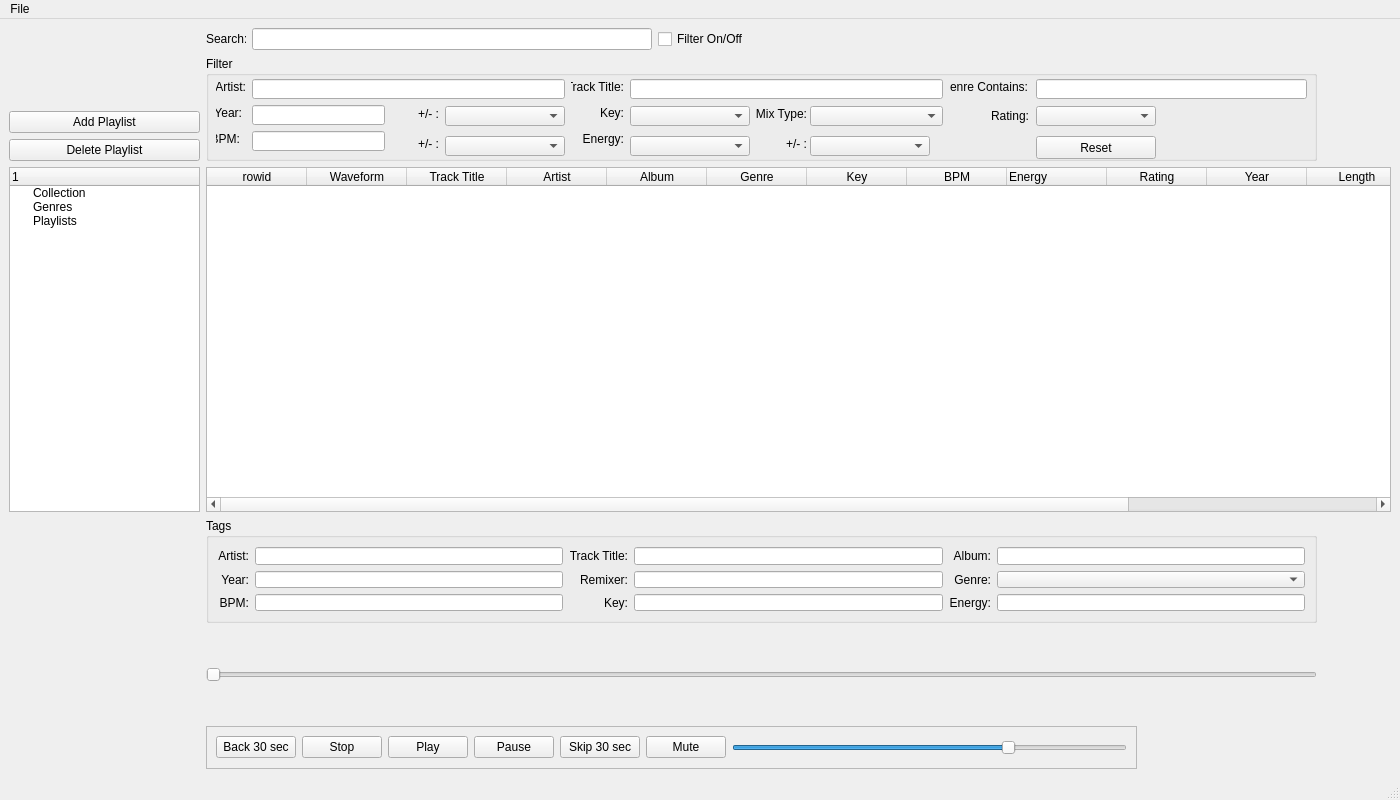
<?xml version="1.0" encoding="UTF-8"?>
<ui version="4.0">
 <class>MainWindow</class>
 <widget class="QMainWindow" name="MainWindow">
  <property name="geometry">
   <rect>
    <x>0</x>
    <y>0</y>
    <width>1400</width>
    <height>800</height>
   </rect>
  </property>
  <property name="sizePolicy">
   <sizepolicy hsizetype="MinimumExpanding" vsizetype="MinimumExpanding">
    <horstretch>0</horstretch>
    <verstretch>0</verstretch>
   </sizepolicy>
  </property>
  <property name="windowTitle">
   <string>AudioPlayerVer1.0</string>
  </property>
  <widget class="QWidget" name="centralwidget">
   <layout class="QGridLayout" name="gridLayout_2">
    <item row="6" column="0" rowspan="2">
     <widget class="QLabel" name="albumArtLabel">
      <property name="text">
       <string/>
      </property>
     </widget>
    </item>
    <item row="0" column="2">
     <widget class="QLineEdit" name="searchInput">
      <property name="minimumSize">
       <size>
        <width>400</width>
        <height>0</height>
       </size>
      </property>
      <property name="maximumSize">
       <size>
        <width>400</width>
        <height>16777215</height>
       </size>
      </property>
     </widget>
    </item>
    <item row="7" column="1" colspan="3">
     <widget class="QSlider" name="trackPositionSlider">
      <property name="minimumSize">
       <size>
        <width>1111</width>
        <height>91</height>
       </size>
      </property>
      <property name="maximumSize">
       <size>
        <width>1111</width>
        <height>91</height>
       </size>
      </property>
      <property name="autoFillBackground">
       <bool>false</bool>
      </property>
      <property name="maximum">
       <number>1000</number>
      </property>
      <property name="singleStep">
       <number>1</number>
      </property>
      <property name="pageStep">
       <number>2</number>
      </property>
      <property name="orientation">
       <enum>Qt::Horizontal</enum>
      </property>
     </widget>
    </item>
    <item row="0" column="3">
     <widget class="QCheckBox" name="filterOn">
      <property name="text">
       <string>Filter On/Off</string>
      </property>
     </widget>
    </item>
    <item row="0" column="1">
     <widget class="QLabel" name="searchLabel">
      <property name="minimumSize">
       <size>
        <width>0</width>
        <height>0</height>
       </size>
      </property>
      <property name="maximumSize">
       <size>
        <width>40</width>
        <height>20</height>
       </size>
      </property>
      <property name="text">
       <string>Search:</string>
      </property>
      <property name="alignment">
       <set>Qt::AlignLeading|Qt::AlignLeft|Qt::AlignVCenter</set>
      </property>
     </widget>
    </item>
    <item row="5" column="0">
     <widget class="QTreeWidget" name="treeWidget">
      <property name="sizePolicy">
       <sizepolicy hsizetype="Fixed" vsizetype="Expanding">
        <horstretch>0</horstretch>
        <verstretch>0</verstretch>
       </sizepolicy>
      </property>
      <property name="minimumSize">
       <size>
        <width>191</width>
        <height>0</height>
       </size>
      </property>
      <property name="maximumSize">
       <size>
        <width>191</width>
        <height>16777215</height>
       </size>
      </property>
      <column>
       <property name="text">
        <string/>
       </property>
      </column>
      <item>
       <property name="text">
        <string>Collection</string>
       </property>
      </item>
      <item>
       <property name="text">
        <string>Genres</string>
       </property>
      </item>
      <item>
       <property name="text">
        <string>Playlists</string>
       </property>
      </item>
     </widget>
    </item>
    <item row="5" column="1" colspan="3">
     <widget class="QTableWidget" name="collectionTable">
      <property name="sizePolicy">
       <sizepolicy hsizetype="MinimumExpanding" vsizetype="MinimumExpanding">
        <horstretch>0</horstretch>
        <verstretch>0</verstretch>
       </sizepolicy>
      </property>
      <property name="sizeIncrement">
       <size>
        <width>0</width>
        <height>0</height>
       </size>
      </property>
      <property name="editTriggers">
       <set>QAbstractItemView::AnyKeyPressed|QAbstractItemView::EditKeyPressed|QAbstractItemView::SelectedClicked</set>
      </property>
      <property name="dragEnabled">
       <bool>false</bool>
      </property>
      <property name="dragDropOverwriteMode">
       <bool>false</bool>
      </property>
      <property name="dragDropMode">
       <enum>QAbstractItemView::NoDragDrop</enum>
      </property>
      <property name="sortingEnabled">
       <bool>true</bool>
      </property>
      <column>
       <property name="text">
        <string>rowid</string>
       </property>
      </column>
      <column>
       <property name="text">
        <string>Waveform</string>
       </property>
      </column>
      <column>
       <property name="text">
        <string>Track Title</string>
       </property>
      </column>
      <column>
       <property name="text">
        <string>Artist</string>
       </property>
      </column>
      <column>
       <property name="text">
        <string>Album</string>
       </property>
      </column>
      <column>
       <property name="text">
        <string>Genre</string>
       </property>
      </column>
      <column>
       <property name="text">
        <string>Key</string>
       </property>
       <property name="textAlignment">
        <set>AlignCenter</set>
       </property>
      </column>
      <column>
       <property name="text">
        <string>BPM</string>
       </property>
       <property name="textAlignment">
        <set>AlignCenter</set>
       </property>
      </column>
      <column>
       <property name="text">
        <string>Energy</string>
       </property>
       <property name="textAlignment">
        <set>AlignLeading|AlignVCenter</set>
       </property>
      </column>
      <column>
       <property name="text">
        <string>Rating</string>
       </property>
       <property name="textAlignment">
        <set>AlignCenter</set>
       </property>
      </column>
      <column>
       <property name="text">
        <string>Year</string>
       </property>
       <property name="textAlignment">
        <set>AlignCenter</set>
       </property>
      </column>
      <column>
       <property name="text">
        <string>Length</string>
       </property>
       <property name="textAlignment">
        <set>AlignCenter</set>
       </property>
      </column>
      <column>
       <property name="text">
        <string>Location</string>
       </property>
      </column>
      <column>
       <property name="text">
        <string>Playlists in</string>
       </property>
      </column>
     </widget>
    </item>
    <item row="9" column="1" colspan="3">
     <widget class="QFrame" name="audioControlsFrame">
      <property name="minimumSize">
       <size>
        <width>931</width>
        <height>43</height>
       </size>
      </property>
      <property name="maximumSize">
       <size>
        <width>931</width>
        <height>43</height>
       </size>
      </property>
      <property name="frameShape">
       <enum>QFrame::StyledPanel</enum>
      </property>
      <property name="frameShadow">
       <enum>QFrame::Raised</enum>
      </property>
      <layout class="QHBoxLayout" name="horizontalLayout">
       <item>
        <widget class="QPushButton" name="backButton">
         <property name="text">
          <string>Back 30 sec</string>
         </property>
        </widget>
       </item>
       <item>
        <widget class="QPushButton" name="stopButton">
         <property name="text">
          <string>Stop</string>
         </property>
        </widget>
       </item>
       <item>
        <widget class="QPushButton" name="playButton">
         <property name="text">
          <string>Play</string>
         </property>
        </widget>
       </item>
       <item>
        <widget class="QPushButton" name="pauseButton">
         <property name="text">
          <string>Pause</string>
         </property>
         <property name="checkable">
          <bool>true</bool>
         </property>
        </widget>
       </item>
       <item>
        <widget class="QPushButton" name="skipButton">
         <property name="text">
          <string>Skip 30 sec</string>
         </property>
        </widget>
       </item>
       <item>
        <widget class="QPushButton" name="muteButton">
         <property name="text">
          <string>Mute</string>
         </property>
         <property name="checkable">
          <bool>true</bool>
         </property>
        </widget>
       </item>
       <item>
        <widget class="QSlider" name="volumeSlider">
         <property name="value">
          <number>70</number>
         </property>
         <property name="orientation">
          <enum>Qt::Horizontal</enum>
         </property>
        </widget>
       </item>
      </layout>
     </widget>
    </item>
    <item row="1" column="1" rowspan="4" colspan="3">
     <widget class="QGroupBox" name="filterBox">
      <property name="minimumSize">
       <size>
        <width>1111</width>
        <height>105</height>
       </size>
      </property>
      <property name="maximumSize">
       <size>
        <width>1111</width>
        <height>105</height>
       </size>
      </property>
      <property name="title">
       <string>Filter</string>
      </property>
      <widget class="QLabel" name="artistLabelFilter">
       <property name="geometry">
        <rect>
         <x>10</x>
         <y>23</y>
         <width>30</width>
         <height>16</height>
        </rect>
       </property>
       <property name="text">
        <string>Artist:</string>
       </property>
       <property name="alignment">
        <set>Qt::AlignRight|Qt::AlignTrailing|Qt::AlignVCenter</set>
       </property>
      </widget>
      <widget class="QLineEdit" name="artistInputFilter">
       <property name="geometry">
        <rect>
         <x>46</x>
         <y>23</y>
         <width>313</width>
         <height>20</height>
        </rect>
       </property>
      </widget>
      <widget class="QLabel" name="trackLabelFilter">
       <property name="geometry">
        <rect>
         <x>365</x>
         <y>23</y>
         <width>53</width>
         <height>16</height>
        </rect>
       </property>
       <property name="text">
        <string>Track Title:</string>
       </property>
       <property name="alignment">
        <set>Qt::AlignRight|Qt::AlignTrailing|Qt::AlignVCenter</set>
       </property>
      </widget>
      <widget class="QLineEdit" name="genreInputFilter">
       <property name="geometry">
        <rect>
         <x>830</x>
         <y>23</y>
         <width>271</width>
         <height>20</height>
        </rect>
       </property>
      </widget>
      <widget class="QLabel" name="genreLabelFilter">
       <property name="geometry">
        <rect>
         <x>744</x>
         <y>23</y>
         <width>78</width>
         <height>16</height>
        </rect>
       </property>
       <property name="text">
        <string>Genre Contains:</string>
       </property>
       <property name="alignment">
        <set>Qt::AlignRight|Qt::AlignTrailing|Qt::AlignVCenter</set>
       </property>
      </widget>
      <widget class="QLineEdit" name="albumNameInputFilter">
       <property name="geometry">
        <rect>
         <x>424</x>
         <y>23</y>
         <width>313</width>
         <height>20</height>
        </rect>
       </property>
      </widget>
      <widget class="QLabel" name="yearLabelFilter">
       <property name="geometry">
        <rect>
         <x>10</x>
         <y>49</y>
         <width>26</width>
         <height>16</height>
        </rect>
       </property>
       <property name="text">
        <string>Year:</string>
       </property>
       <property name="alignment">
        <set>Qt::AlignRight|Qt::AlignTrailing|Qt::AlignVCenter</set>
       </property>
      </widget>
      <widget class="QLineEdit" name="yearInputFilter">
       <property name="geometry">
        <rect>
         <x>46</x>
         <y>49</y>
         <width>133</width>
         <height>20</height>
        </rect>
       </property>
       <property name="sizePolicy">
        <sizepolicy hsizetype="Fixed" vsizetype="Fixed">
         <horstretch>0</horstretch>
         <verstretch>0</verstretch>
        </sizepolicy>
       </property>
      </widget>
      <widget class="QLabel" name="keyLabelFilter">
       <property name="geometry">
        <rect>
         <x>365</x>
         <y>49</y>
         <width>53</width>
         <height>16</height>
        </rect>
       </property>
       <property name="text">
        <string>Key:</string>
       </property>
       <property name="alignment">
        <set>Qt::AlignRight|Qt::AlignTrailing|Qt::AlignVCenter</set>
       </property>
      </widget>
      <widget class="QComboBox" name="keyComboFilter">
       <property name="geometry">
        <rect>
         <x>424</x>
         <y>50</y>
         <width>120</width>
         <height>20</height>
        </rect>
       </property>
      </widget>
      <widget class="QLabel" name="bpmLabelFilter">
       <property name="geometry">
        <rect>
         <x>10</x>
         <y>75</y>
         <width>24</width>
         <height>16</height>
        </rect>
       </property>
       <property name="text">
        <string>BPM:</string>
       </property>
       <property name="alignment">
        <set>Qt::AlignRight|Qt::AlignTrailing|Qt::AlignVCenter</set>
       </property>
      </widget>
      <widget class="QLineEdit" name="bpmInputFilter">
       <property name="geometry">
        <rect>
         <x>46</x>
         <y>75</y>
         <width>133</width>
         <height>20</height>
        </rect>
       </property>
       <property name="sizePolicy">
        <sizepolicy hsizetype="Fixed" vsizetype="Fixed">
         <horstretch>0</horstretch>
         <verstretch>0</verstretch>
        </sizepolicy>
       </property>
      </widget>
      <widget class="QLabel" name="energyLabelFilter">
       <property name="geometry">
        <rect>
         <x>365</x>
         <y>75</y>
         <width>53</width>
         <height>16</height>
        </rect>
       </property>
       <property name="text">
        <string>Energy:</string>
       </property>
       <property name="alignment">
        <set>Qt::AlignRight|Qt::AlignTrailing|Qt::AlignVCenter</set>
       </property>
      </widget>
      <widget class="QComboBox" name="ratingPlusMinusComboFilter">
       <property name="geometry">
        <rect>
         <x>830</x>
         <y>50</y>
         <width>120</width>
         <height>20</height>
        </rect>
       </property>
      </widget>
      <widget class="QLabel" name="mixTypeLabelFilter">
       <property name="geometry">
        <rect>
         <x>530</x>
         <y>50</y>
         <width>71</width>
         <height>16</height>
        </rect>
       </property>
       <property name="text">
        <string>Mix Type:</string>
       </property>
       <property name="alignment">
        <set>Qt::AlignRight|Qt::AlignTrailing|Qt::AlignVCenter</set>
       </property>
      </widget>
      <widget class="QComboBox" name="mixTypeComboFilter">
       <property name="geometry">
        <rect>
         <x>604</x>
         <y>50</y>
         <width>133</width>
         <height>20</height>
        </rect>
       </property>
      </widget>
      <widget class="QLabel" name="plusMinusLabelFilterYear">
       <property name="geometry">
        <rect>
         <x>200</x>
         <y>50</y>
         <width>33</width>
         <height>16</height>
        </rect>
       </property>
       <property name="text">
        <string>+/- :</string>
       </property>
       <property name="alignment">
        <set>Qt::AlignRight|Qt::AlignTrailing|Qt::AlignVCenter</set>
       </property>
      </widget>
      <widget class="QComboBox" name="yearPlusMinusComboFilter">
       <property name="geometry">
        <rect>
         <x>239</x>
         <y>50</y>
         <width>120</width>
         <height>20</height>
        </rect>
       </property>
      </widget>
      <widget class="QLabel" name="bpmPlusMinusComboFilter">
       <property name="geometry">
        <rect>
         <x>200</x>
         <y>80</y>
         <width>33</width>
         <height>16</height>
        </rect>
       </property>
       <property name="text">
        <string>+/- :</string>
       </property>
       <property name="alignment">
        <set>Qt::AlignRight|Qt::AlignTrailing|Qt::AlignVCenter</set>
       </property>
      </widget>
      <widget class="QComboBox" name="bpmPlusMinusComboFilter_2">
       <property name="geometry">
        <rect>
         <x>239</x>
         <y>80</y>
         <width>120</width>
         <height>20</height>
        </rect>
       </property>
      </widget>
      <widget class="QComboBox" name="energyComboFilter">
       <property name="geometry">
        <rect>
         <x>424</x>
         <y>80</y>
         <width>120</width>
         <height>20</height>
        </rect>
       </property>
      </widget>
      <widget class="QLabel" name="plusMinusLabelFiltertEnergy">
       <property name="geometry">
        <rect>
         <x>530</x>
         <y>80</y>
         <width>71</width>
         <height>16</height>
        </rect>
       </property>
       <property name="text">
        <string>+/- :</string>
       </property>
       <property name="alignment">
        <set>Qt::AlignRight|Qt::AlignTrailing|Qt::AlignVCenter</set>
       </property>
      </widget>
      <widget class="QComboBox" name="energyPlusMinusComboFilter">
       <property name="geometry">
        <rect>
         <x>604</x>
         <y>80</y>
         <width>120</width>
         <height>20</height>
        </rect>
       </property>
      </widget>
      <widget class="QLabel" name="ratingLabelFilter">
       <property name="geometry">
        <rect>
         <x>752</x>
         <y>50</y>
         <width>71</width>
         <height>20</height>
        </rect>
       </property>
       <property name="text">
        <string>Rating:</string>
       </property>
       <property name="alignment">
        <set>Qt::AlignRight|Qt::AlignTrailing|Qt::AlignVCenter</set>
       </property>
      </widget>
      <widget class="QPushButton" name="resetButton">
       <property name="geometry">
        <rect>
         <x>830</x>
         <y>80</y>
         <width>120</width>
         <height>23</height>
        </rect>
       </property>
       <property name="text">
        <string>Reset</string>
       </property>
      </widget>
     </widget>
    </item>
    <item row="6" column="1" colspan="3">
     <widget class="QGroupBox" name="id3TagBox">
      <property name="minimumSize">
       <size>
        <width>1111</width>
        <height>105</height>
       </size>
      </property>
      <property name="maximumSize">
       <size>
        <width>1111</width>
        <height>105</height>
       </size>
      </property>
      <property name="title">
       <string>Tags</string>
      </property>
      <layout class="QGridLayout" name="gridLayout">
       <item row="0" column="0">
        <widget class="QLabel" name="artistLabel">
         <property name="text">
          <string>Artist:</string>
         </property>
         <property name="alignment">
          <set>Qt::AlignRight|Qt::AlignTrailing|Qt::AlignVCenter</set>
         </property>
        </widget>
       </item>
       <item row="0" column="1">
        <widget class="QLineEdit" name="artistInput"/>
       </item>
       <item row="0" column="2">
        <widget class="QLabel" name="trackLabel">
         <property name="text">
          <string>Track Title:</string>
         </property>
         <property name="alignment">
          <set>Qt::AlignRight|Qt::AlignTrailing|Qt::AlignVCenter</set>
         </property>
        </widget>
       </item>
       <item row="0" column="3">
        <widget class="QLineEdit" name="trackNameInput"/>
       </item>
       <item row="0" column="4">
        <widget class="QLabel" name="albumLabel">
         <property name="text">
          <string>Album:</string>
         </property>
         <property name="alignment">
          <set>Qt::AlignRight|Qt::AlignTrailing|Qt::AlignVCenter</set>
         </property>
        </widget>
       </item>
       <item row="0" column="5">
        <widget class="QLineEdit" name="albumNameInput"/>
       </item>
       <item row="1" column="0">
        <widget class="QLabel" name="yearLabel">
         <property name="text">
          <string>Year:</string>
         </property>
         <property name="alignment">
          <set>Qt::AlignRight|Qt::AlignTrailing|Qt::AlignVCenter</set>
         </property>
        </widget>
       </item>
       <item row="1" column="1">
        <widget class="QLineEdit" name="yearInput"/>
       </item>
       <item row="1" column="2">
        <widget class="QLabel" name="remixerLabel">
         <property name="text">
          <string>Remixer:</string>
         </property>
         <property name="alignment">
          <set>Qt::AlignRight|Qt::AlignTrailing|Qt::AlignVCenter</set>
         </property>
        </widget>
       </item>
       <item row="1" column="3">
        <widget class="QLineEdit" name="remixerInput"/>
       </item>
       <item row="1" column="4">
        <widget class="QLabel" name="genreLabel">
         <property name="text">
          <string>Genre:</string>
         </property>
         <property name="alignment">
          <set>Qt::AlignRight|Qt::AlignTrailing|Qt::AlignVCenter</set>
         </property>
        </widget>
       </item>
       <item row="1" column="5">
        <widget class="QComboBox" name="genreCombo"/>
       </item>
       <item row="2" column="0">
        <widget class="QLabel" name="bpmLabel">
         <property name="text">
          <string>BPM:</string>
         </property>
         <property name="alignment">
          <set>Qt::AlignRight|Qt::AlignTrailing|Qt::AlignVCenter</set>
         </property>
        </widget>
       </item>
       <item row="2" column="1">
        <widget class="QLineEdit" name="bpmInput"/>
       </item>
       <item row="2" column="2">
        <widget class="QLabel" name="keyLabel">
         <property name="text">
          <string>Key:</string>
         </property>
         <property name="alignment">
          <set>Qt::AlignRight|Qt::AlignTrailing|Qt::AlignVCenter</set>
         </property>
        </widget>
       </item>
       <item row="2" column="3">
        <widget class="QLineEdit" name="keyInput"/>
       </item>
       <item row="2" column="4">
        <widget class="QLabel" name="energyLabel">
         <property name="text">
          <string>Energy:</string>
         </property>
         <property name="alignment">
          <set>Qt::AlignRight|Qt::AlignTrailing|Qt::AlignVCenter</set>
         </property>
        </widget>
       </item>
       <item row="2" column="5">
        <widget class="QLineEdit" name="energyInput"/>
       </item>
      </layout>
     </widget>
    </item>
    <item row="4" column="0">
     <widget class="QPushButton" name="DeletePlaylist">
      <property name="sizePolicy">
       <sizepolicy hsizetype="Fixed" vsizetype="Fixed">
        <horstretch>0</horstretch>
        <verstretch>0</verstretch>
       </sizepolicy>
      </property>
      <property name="minimumSize">
       <size>
        <width>191</width>
        <height>0</height>
       </size>
      </property>
      <property name="maximumSize">
       <size>
        <width>191</width>
        <height>16777215</height>
       </size>
      </property>
      <property name="text">
       <string>Delete Playlist</string>
      </property>
     </widget>
    </item>
    <item row="3" column="0">
     <widget class="QPushButton" name="addPlaylist">
      <property name="sizePolicy">
       <sizepolicy hsizetype="Fixed" vsizetype="Fixed">
        <horstretch>0</horstretch>
        <verstretch>0</verstretch>
       </sizepolicy>
      </property>
      <property name="minimumSize">
       <size>
        <width>191</width>
        <height>0</height>
       </size>
      </property>
      <property name="maximumSize">
       <size>
        <width>191</width>
        <height>16777215</height>
       </size>
      </property>
      <property name="text">
       <string>Add Playlist</string>
      </property>
     </widget>
    </item>
   </layout>
   <zorder>audioControlsFrame</zorder>
   <zorder>id3TagBox</zorder>
   <zorder>collectionTable</zorder>
   <zorder>albumArtLabel</zorder>
   <zorder>treeWidget</zorder>
   <zorder>searchInput</zorder>
   <zorder>searchLabel</zorder>
   <zorder>filterBox</zorder>
   <zorder>filterOn</zorder>
   <zorder>trackPositionSlider</zorder>
   <zorder>DeletePlaylist</zorder>
   <zorder>addPlaylist</zorder>
  </widget>
  <widget class="QMenuBar" name="menubar">
   <property name="geometry">
    <rect>
     <x>0</x>
     <y>0</y>
     <width>1400</width>
     <height>21</height>
    </rect>
   </property>
   <widget class="QMenu" name="menuFile">
    <property name="title">
     <string>File</string>
    </property>
    <addaction name="actionAdd_File"/>
    <addaction name="actionAdd_Folder"/>
    <addaction name="separator"/>
    <addaction name="separator"/>
    <addaction name="actionExit"/>
   </widget>
   <addaction name="menuFile"/>
  </widget>
  <widget class="QStatusBar" name="statusbar"/>
  <action name="actionAdd_File">
   <property name="text">
    <string>Add File</string>
   </property>
  </action>
  <action name="actionAdd_Folder">
   <property name="text">
    <string>Add Folder</string>
   </property>
  </action>
  <action name="actionSave_Collection">
   <property name="text">
    <string>Save Collection</string>
   </property>
  </action>
  <action name="actionExit">
   <property name="text">
    <string>Exit</string>
   </property>
  </action>
  <action name="actionLoad_Collection">
   <property name="text">
    <string>Load Collection</string>
   </property>
  </action>
  <action name="actionSave_Collection_As">
   <property name="text">
    <string>Save Collection As</string>
   </property>
  </action>
 </widget>
 <resources/>
 <connections/>
</ui>
